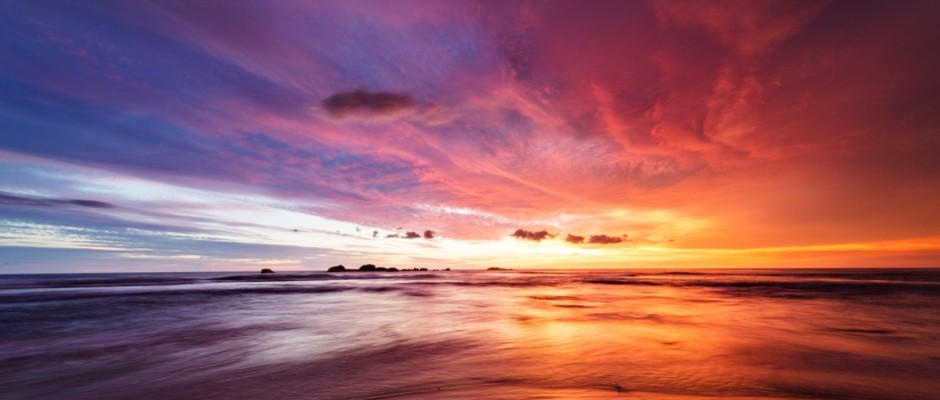
#> input picture download.jpg, 940 x 400 px
$ python ImageEditor.py
#> lines starting #> are read from the running program, lines starting #| are printed output that depends on the picture
# Hackathon project
# Ryan Porter
# Agusto Cohn
# Richard Bailey
from PIL import Image
import numpy as np


def averagePixel(image_ar, y, x, inc):
    # store total rgb value
    r = 0
    g = 0
    b = 0
    incx = 0
    incy = 0

    if x+inc > len(image_ar[0]):
        incx = len(image_ar[0]) - x
    else:
        incx = inc

    if y+inc > len(image_ar):
        incy = len(image_ar) - y
    else:
        incy = inc

    for i in range(y, y+incy):
        for j in range(x, x+incx):
                r += image_ar[i][j][0]
                g += image_ar[i][j][1]
                b += image_ar[i][j][2]


    # get average pixel values
    r = r / (incx * incy)
    g = g / (incx * incy)
    b = b / (incx * incy)

    # set average pixel values
    for i in range(y, y+incy):
        for j in range(x, x+incx):
            image_ar[i][j][0] = r
            image_ar[i][j][1] = g
            image_ar[i][j][2] = b


# create an array from the image

#img_ar = np.array(Image.open("ct.jpg"))
#img_ar = np.array(Image.open("gator.jpg"))
img_ar = np.array(Image.open("download.jpg"))
#> img_ar is the input picture: shape (400, 940, 3); mean R, G, B 149.3, 92, 102.7

inc = 13
for y in range(0,len(img_ar),inc):
    for x in range(0,len(img_ar[0]),inc):
        averagePixel(img_ar,y,x,inc)
#> this loop made 31 passes
#> y on passes 2 to 13: 13, 26, 39, 52, 65, 78, 91, 104, 117, 130, 143, 156
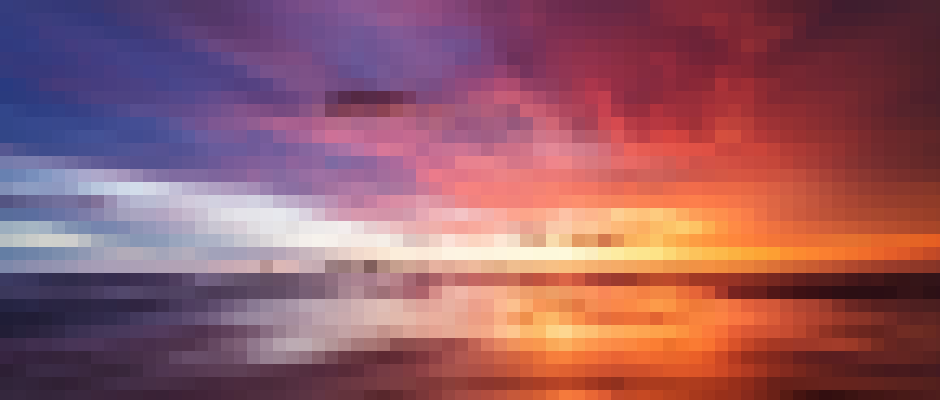
#> img_ar: shape (400, 940, 3); mean R, G, B 148.8, 91.5, 102.2


img_2 = Image.fromarray(img_ar)


img_2.show()

$ run again, with ct.jpg copied over download.jpg
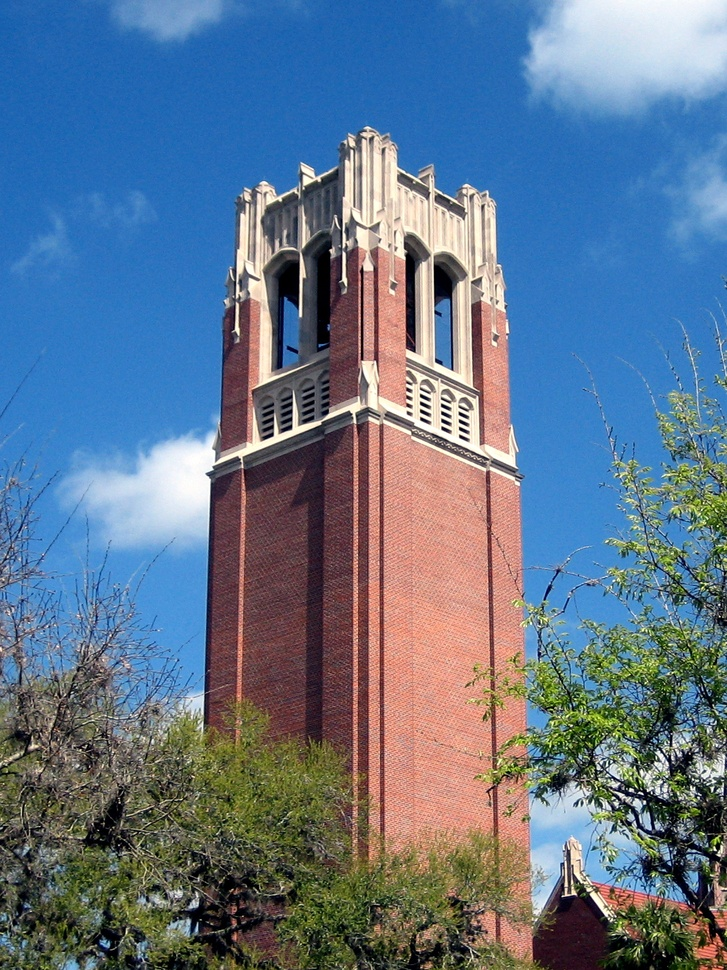
#> input picture ct.jpg, 727 x 970 px, shrunk from 1152 x 1536 before the run
#> img_ar is the input picture: shape (970, 727, 3); mean R, G, B 97.3, 117.5, 139.8
#> the loop `for y in range(0,len(img_ar),inc):` made 75 passes
#> y on passes 3 to 10: 26, 39, 52, 65, 78, 91, 104, 117
#> after the loop `for y in range(0,len(img_ar),inc):`:
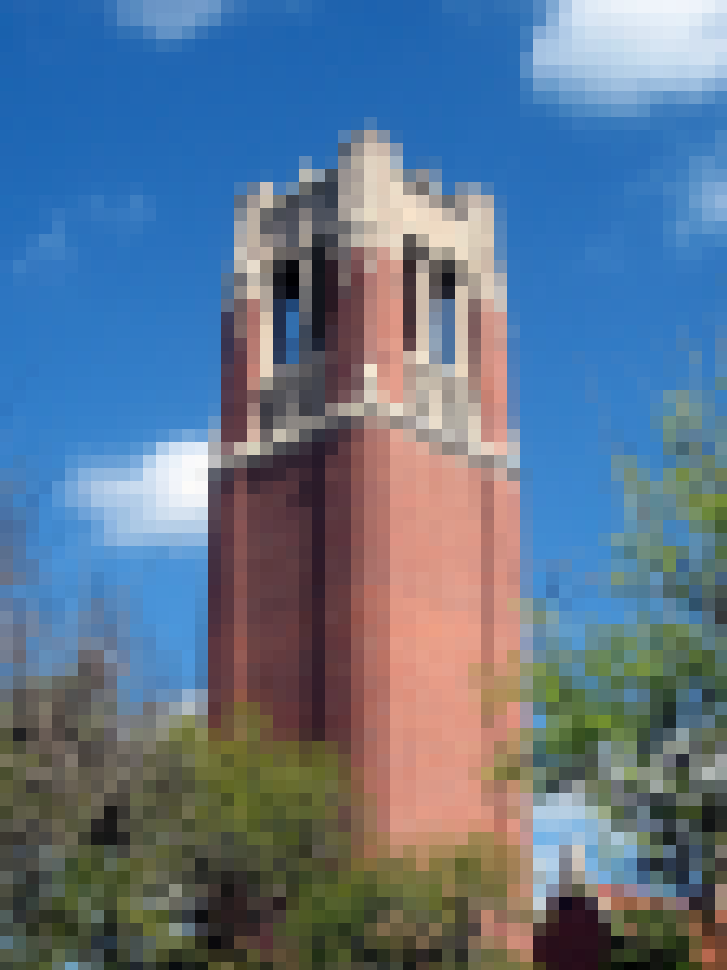
#> img_ar: shape (970, 727, 3); mean R, G, B 96.8, 117, 139.3

$ run again, with gator.jpg copied over download.jpg
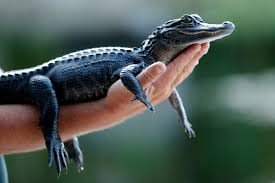
#> input picture gator.jpg, 275 x 183 px
#> img_ar is the input picture: shape (183, 275, 3); mean R, G, B 74.6, 89.5, 81.8
#> the loop `for y in range(0,len(img_ar),inc):` made 15 passes
#> y on passes 5 to 12: 52, 65, 78, 91, 104, 117, 130, 143
#> after the loop `for y in range(0,len(img_ar),inc):`:
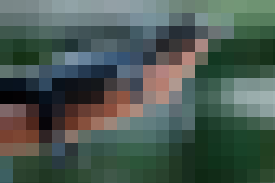
#> img_ar: shape (183, 275, 3); mean R, G, B 74.1, 89, 81.4
